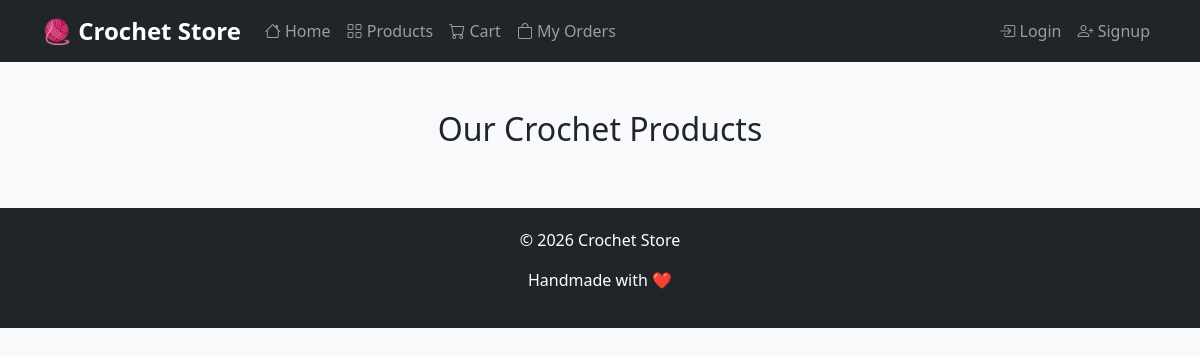
The page /products on the database as committed earlier.
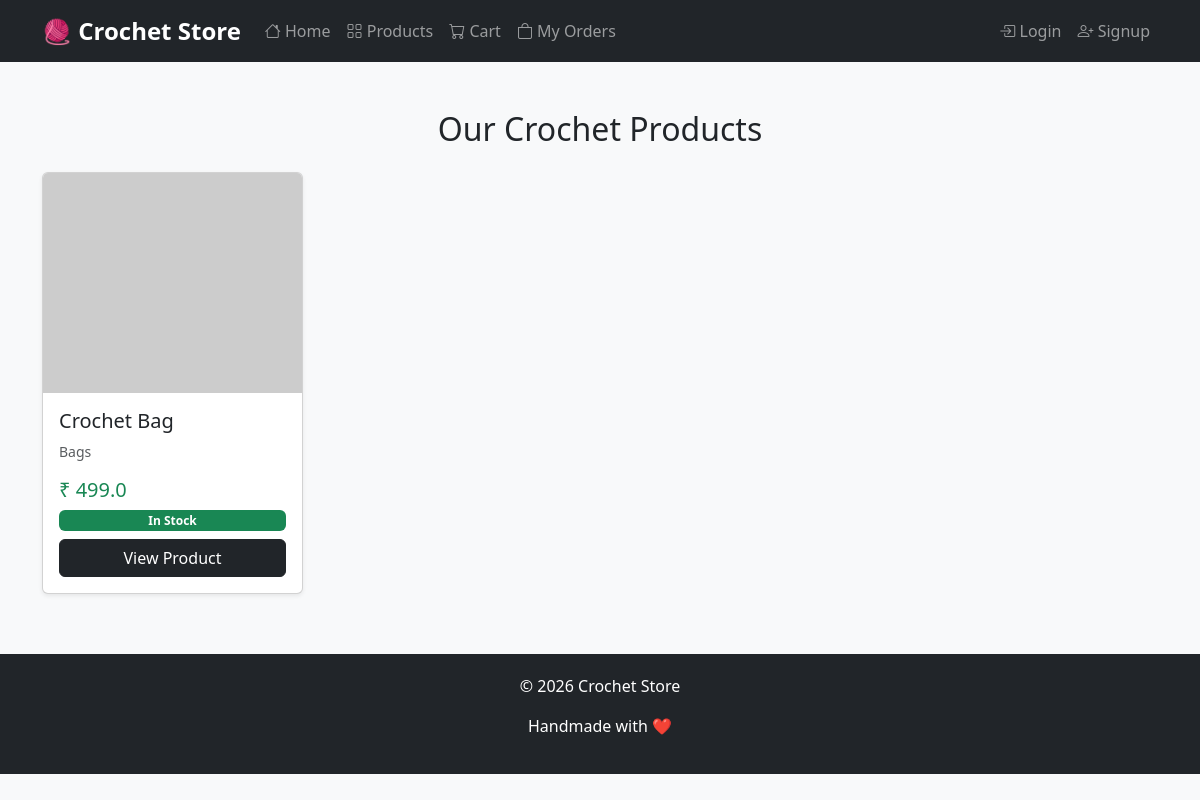
The same page on the database as committed later.
### models.py (models this page shows)
class Product(db.Model):
    id = db.Column(db.Integer, primary_key=True)
    name = db.Column(db.String(200))
    description = db.Column(db.Text)
    price = db.Column(db.Float)
    image = db.Column(db.String(200))
    category = db.Column(db.String(100))
    stock = db.Column(db.Integer)

### app.py (the view)
@app.route('/products')
def products():
    all_products = Product.query.all()
    return render_template(
        "products.html",
        products=all_products
    )

### templates/products.html (shortened to what this page needs)
{% extends "base.html" %}
{% block content %}
<h2 class="mb-4 text-center">Our Crochet Products</h2>
<div class="row g-4">
{% for product in products %}
<div class="col-md-4 col-lg-3">
<div class="card h-100 shadow-sm product-card">
<img src="{{product.image}}" class="card-img-top product-img">
<div class="card-body d-flex flex-column">
<h5 class="card-title">{{product.name}}</h5>
<p class="text-muted small">{{product.category}}</p>
<h5 class="text-success">₹ {{product.price}}</h5>
{% if product.stock > 0 %}
<span class="badge bg-success mb-2">In Stock</span>
{% else %}
<span class="badge bg-danger mb-2">Out of Stock</span>
{% endif %}
<a href="/product/{{product.id}}" class="btn btn-dark mt-auto">
View Product
</a>
</div>
</div>
</div>
{% endfor %}
</div>
{% endblock %}

Rows that differ between the two databases and show on the page:
added Product: name "Crochet Bag", category "Bags", price "499.0", stock "In Stock"
